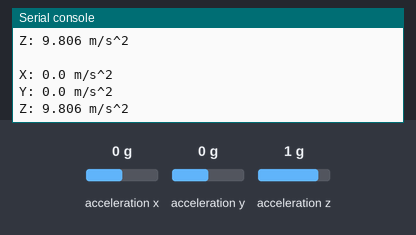
Bench run of a program on a simulated Raspberry Pi Pico running CircuitPython. On the bench: the last lines printed to the serial console. The test bench sets the inputs (shaded band); at power-on: acceleration x 0 g, acceleration y 0 g, acceleration z 1 g.

Above: at 1.2 s.
1.3 s: acceleration x set to -1.4 g
At 2.6 s:
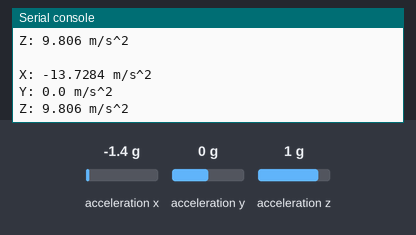
2.8 s: acceleration y set to -1.4 g
At 3.6 s:
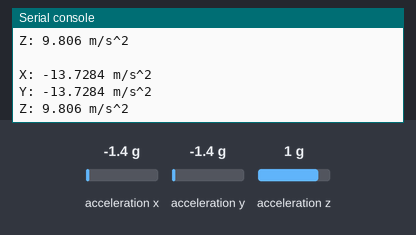
4.3 s: acceleration z set to -1.4 g
At 5.8 s:
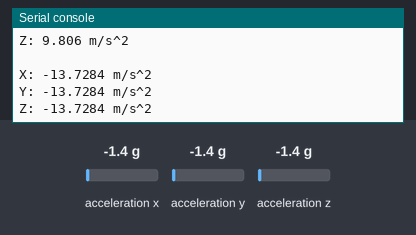

Measured:
- after the input at 1.3 s, the serial console: prints a new line after 0.70 s (image 1)
- after the input at 2.8 s, the serial console: prints a new line after 0.21 s (image 2)
- after the input at 4.3 s, the serial console: prints a new line after 0.71 s (image 3)

The program:

avoid1.py
```python
import time
import board # importing the board and and all the nessecary starting bits
import digitalio
import adafruit_mpu6050
import busio

sda_pin = board.GP14   # setting up the pin for SDA
scl_pin = board.GP15   #  setting up the pin for Scl
i2c = busio.I2C(scl_pin, sda_pin)    # setting up the i2c var
mpu = adafruit_mpu6050.MPU6050(i2c)  # setting up the mpu var


while True:
    print(f"X: {mpu.acceleration[0]} m/s^2")   #prints the x values
    print(f"Y: {mpu.acceleration[1]} m/s^2")   #prints the y values
    print(f"Z: {mpu.acceleration[2]} m/s^2")  #prints the z values
    time.sleep(1)
    print()
```
